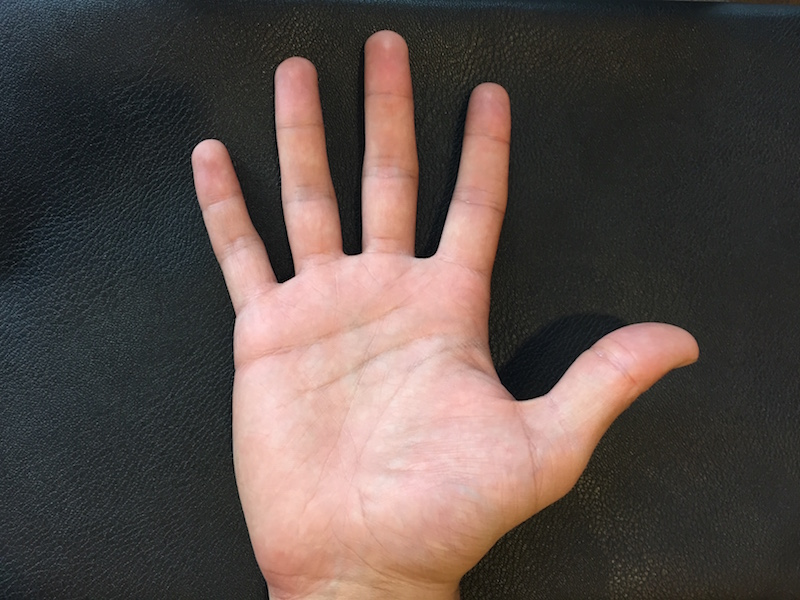
#> input picture hand_detection/data/hand.jpg, 800 x 600 px
$ python -i handrecog.py   (imports and definitions only)   (Python 2 division)   (older library calls are emulated)
#> lines starting #> are read from the running program, lines starting #| are printed output that depends on the picture; after the words box and inside, x2 and y2 are one past the last pixel; in counts of white or black regions, pixels touching at a corner belong together
import cv2
import numpy as np
import math
import time

IMG_SCALE = 1

def findLargestContour(img):
	MIN_CONTOUR_AREA = 3000
	MAX_CONTOUR_AREA = 10000
	(contours,hierarchy) = cv2.findContours(img, cv2.RETR_LIST, cv2.CHAIN_APPROX_SIMPLE)

	# extract largest contour
	maxArea = MIN_CONTOUR_AREA
	largestContour = None
	for i in range(len(contours)):
		curContour = contours[i]
		area = cv2.contourArea(curContour)
		if(area > maxArea and area < MAX_CONTOUR_AREA):
			maxArea = area
			largestContour = curContour
	return (largestContour, maxArea)


def calculateTilt(m11, m20, m02):
	diff = m20 - m02
	if diff == 0:
		if m11 == 0:
			return 0
		elif m11 > 0:
			return 45
		else: # m11 < 0
			return -45

	theta = 0.5 * math.atan2(2*m11, diff)
	tilt = round(math.degrees(theta))

	if diff > 0 and m11 == 0:
		return 0
	elif diff < 0 and m11 == 0:
		return -90
	elif diff > 0 and m11 > 0: # 0 to 45 degrees
		return tilt
	elif diff > 0 and m11 < 0: # -45 to 0 degrees
		return 180+tilt # change to counter-clockwise angle
	elif diff < 0 and m11 > 0: # 45 to 90
		return tilt
	elif diff < 0 and m11 < 0: # -90 to -45
		return 180 + tilt # change to counter-clockwise angle

		print "Error in calculating spatial moments angle"
	return 0

# find COM and angle of hand contour
def extractContourInfo(contour, scale):
	moments = cv2.moments(contour, 1)
	m00 = moments['m00']
	m10 = moments['m10']
	m01 = moments['m01']

	center = None
	if m00 != 0:
		xCenter = round(m10/m00)*scale
		yCenter = round(m01/m00)*scale
		center = (int(xCenter),int(yCenter))

	m11 = moments['m11']
	m20 = moments['m20']
	m02 = moments['m02']
	axisAngle = calculateTilt(m11, m20, m02)

	return (center, axisAngle)

# returns of a list of the finger defects from the hand contour.
def findFingertips(contour, scale):
	convexHull = cv2.convexHull(contour, returnPoints = False)
	defects = cv2.convexityDefects(contour, convexHull)
	count_defects = 0
	fingerTips = []
	fingerFolds = []
	for i in range(defects.shape[0]):
		s,e,f,d = defects[i,0]
		start = tuple(contour[s][0])
		end = tuple(contour[e][0])
		far = tuple(contour[f][0])
		a = math.sqrt((end[0] - start[0])**2 + (end[1] - start[1])**2)
		b = math.sqrt((far[0] - start[0])**2 + (far[1] - start[1])**2)
		c = math.sqrt((end[0] - far[0])**2 + (end[1] - far[1])**2)
		angle = math.acos((b**2 + c**2 - a**2)/(2*b*c)) * 57
		if angle <= 90:
			fingerTips.append((start,end))
			fingerFolds.append(far)
	return fingerTips, fingerFolds

# Returns the location of the end of the thumb from a hand contour.
def findThumb(fingerTips, fingerFolds):
	maxFingerDepth = -1
	maxFingerDepth_finger = None
	for i in xrange(len(fingerTips)):
		start = fingerTips[i][0]
		end = fingerTips[i][1]
		depth = fingerFolds[i]
		distToStart = np.linalg.norm(np.subtract(start, depth))
		distToEnd = np.linalg.norm(np.subtract(end, depth))
		if distToStart > maxFingerDepth or distToEnd > maxFingerDepth:
			# Whichever defect has the longest depth has the thumb,
			# but the thumb is the shorter of the two depths
			# (the longer depth would be the index finger)
			if distToStart > distToEnd:
				maxFingerDepth_finger = fingerTips[i][1]
				maxFingerDepth = distToStart
			else:
				maxFingerDepth_finger = fingerTips[i][0]
				maxFingerDepth = distToEnd
	return (maxFingerDepth_finger)

# Determine if hand is facing up or down.
# collects the "mean" of the finger defects, and checks if it is
#		above or below the center of the hand.
def isHandUp(fingerTips, center):
	# collect the mean of the finger fold points
	numFingerFolds = len(fingerTips)
	sum = (0.0,0.0)
	for (start,end) in fingerTips:
		sum = np.add(sum, start)
	meanFingerFold = (sum[0] / numFingerFolds, sum[1] / numFingerFolds)

	# hand is upright if the mean fingerfold is
	# above the center of the hand
	return meanFingerFold[1] < center[1]


# DETECT_HAND main hand detection function.
def detect_hand(img, debug=False):
	# Get image dimensions.
	HEIGHT, WIDTH, _ = img.shape
	# [5 lines of commented-out code are left out]

	if debug:
		cv2.imshow('img', img)
		cv2.waitKey(0)

	# Add initial contrast to img.
	#mul = cv2.multiply(img, np.array(2.0))
	mul = img
	# Convert to HSV and blur.
	#gray = cv2.cvtColor(mul, cv2.COLOR_BGR2GRAY)
	gray = cv2.cvtColor(mul, cv2.COLOR_BGR2HSV)
	#blur = cv2.GaussianBlur(gray, (10,10),0)
	blur = gray

	if debug:
		cv2.imshow('img', blur)
		cv2.waitKey(0)

	# lower_thresh = np.array([0, 40, 60])
	# upper_thresh = np.array([20, 150, 255])
	lower_thresh = np.array([0, 70, 0])
	upper_thresh = np.array([30, 171, 255])
	#lower_thresh1 = np.array([0, 0, 0])
	#upper_thresh1 = np.array([100, 100, 100])

	mask = cv2.inRange(blur, lower_thresh, upper_thresh)
	#_, mask = cv2.threshold(blur, 127, 255, cv2.THRESH_BINARY+cv2.THRESH_OTSU)
	if debug:
		cv2.imshow('img', mask)
		cv2.waitKey(0)
	#mask1 = cv2.inRange(blur, lower_thresh1, upper_thresh1)

	# remove noise
	#kernel = np.ones((5,5),np.uint8)
	kernel = np.ones((5,5),np.uint8)
	hand_img = cv2.morphologyEx(mask, cv2.MORPH_OPEN, kernel)


	(contour, contour_area) = findLargestContour(hand_img)
	print "contour area: ", contour_area
	if contour is None:
		warning = "Unable to find hand. Try moving your hand further away, or moving to a clean surface."
		return warning

	hull = cv2.convexHull(contour)

	print "hull length: %s" % len(hull)

	# find COG and angle of hand contour
	(center, axisAngle) = extractContourInfo(contour, IMG_SCALE)
	print "(center, axisAngle) = ", center, axisAngle

	if debug:
		# draw contour and convex hull
		drawing = np.zeros(img.shape, np.uint8)
		cv2.circle(drawing, center, 10, (255,255,255), -1)
		cv2.drawContours(drawing, [contour],0,(0,255,0),2)
		cv2.drawContours(drawing, [hull],0,(0,0,255),2)
		cv2.circle(img,center,5,[0,0,255],-1)
		(x,y),(MA,ma),angle = cv2.fitEllipse(contour)
		print "angle = %f" % angle


	fingerTips, fingerFolds = findFingertips(contour, IMG_SCALE)

	# [7 lines of commented-out code are left out]

	thumbPt = findThumb(fingerTips, fingerFolds)
	if thumbPt:
		if debug:
			cv2.circle(drawing,thumbPt,15,[255,0,0],-1)
			# [4 lines of commented-out code are left out]
			cv2.imshow('img', drawing)
			cv2.waitKey(0)
		distCenterToThumb = np.linalg.norm(np.subtract(thumbPt, center))
		print "thumb dist: ", distCenterToThumb
		#if distCenterToThumb < 85 or 250 < distCenterToThumb:
			#warning = "invalid thumb location"
			#return warning
		handUp = isHandUp(fingerTips, center)
		if handUp:
			if thumbPt[0] < center[0]:
				print "HAND UP, THUMB ON LEFT => PALM DOWN"
				return "Left hand detected. Use your right hand instead."
			else:
				# SUCCESS
				print "HAND UP, THUMB ON RIGHT => PALM UP"
				return None
		else:
			if thumbPt[0] < center[0]:
				print "HAND DOWN, THUMB ON LEFT => PALM UP"
				return "Hand is upside-down. Hand should be face up, palm up."
			else:
				print "HAND DOWN, THUMB ON RIGHT => PALM DOWN"
				return "Hand is upside-down. Hand should be face up, palm up."
		return None # sucess, no error message
	else: # no thumb found
		warning = "no thumb found"
		return warning

>>> import cv2
>>> picture = cv2.imread('data/hand.jpg')
#> picture is the input picture: shape (600, 800, 3); mean B, G, R 73.4, 77.7, 90.4
>>> result = detect_hand(picture)
#> in detect_hand, `gray = cv2.cvtColor(mul, cv2.COLOR_BGR2HSV)`: gray: shape (600, 800, 3); mean H, S, V 47.2, 50.2, 93.5
#> in detect_hand, `mask = cv2.inRange(blur, lower_thresh, upper_thresh)`:
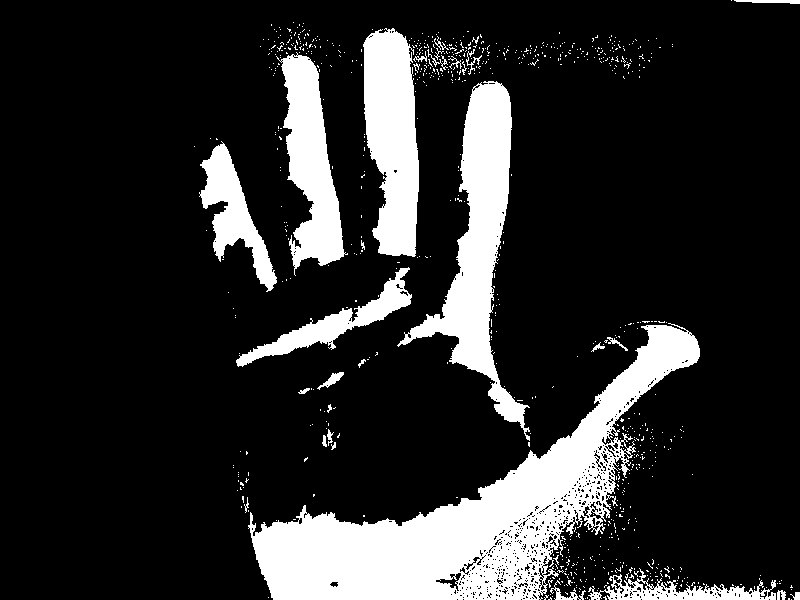
#> mask: shape (600, 800); 16.9% white; 809 white regions (778 under 20 px), largest, box (x1, y1, x2, y2) and area: (248, 323, 700, 600) 36756, (397, 81, 530, 441) 13577, (363, 28, 419, 257) 9696
#> in detect_hand, `hand_img = cv2.morphologyEx(mask, cv2.MORPH_OPEN, kernel)`:
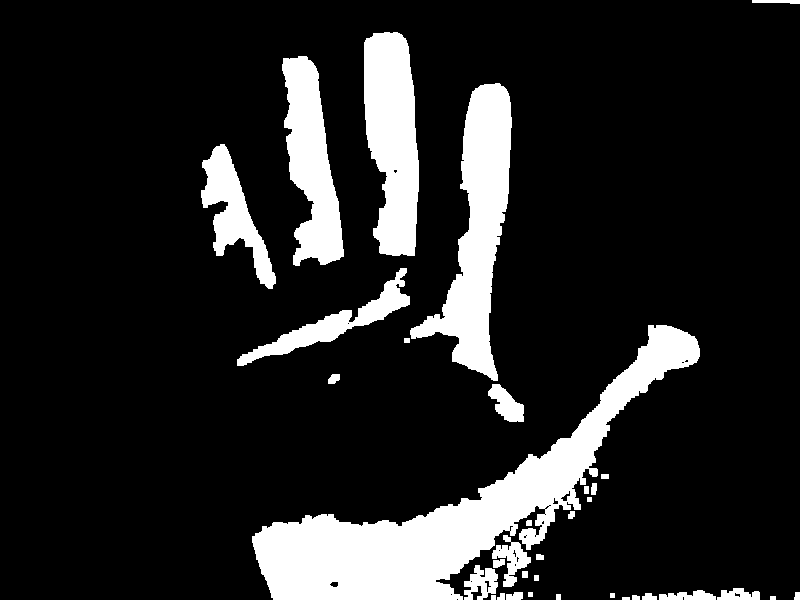
#> hand_img: shape (600, 800); 14.7% white; 35 white regions
#> in findLargestContour, `(contours,hierarchy) = cv2.findContours(img, cv2.RETR_LIST, cv2.CHAIN_..`: contours = 58 contours, 25 with area under 20; largest, box (x1, y1, x2, y2) and area: (252, 325, 700, 600) 28446, (410, 83, 512, 381) 11981, (364, 32, 419, 256) 9277, (282, 56, 344, 266) 7286, (201, 144, 276, 289) 3874
#> the loop in findLargestContour, `for i in range(len(contours)):` made 58 passes
#> (area, maxArea) on passes 52, 54, 56, 57: (3133, 3133), (3873.5, 3873.5), (7285.5, 7285.5), (9277, 9277)
#> area on passes 3, 8, 10, 11, 13, 14: 25.5, 61, 30.5, 30.5, 92, 318.5
#> after the loop in findLargestContour, `for i in range(len(contours)):`: largestContour = contour of 138 points, box (x1, y1, x2, y2) (364, 32, 419, 256), area 9277; maxArea = 9277
#> in detect_hand, `(contour, contour_area) = findLargestContour(hand_img)`: contour has the same summary as largestContour in findLargestContour
#| contour area:  9277.0
#> in detect_hand, `hull = cv2.convexHull(contour)`: hull = contour of 22 points, box (x1, y1, x2, y2) (364, 32, 419, 256), area 10374
#| hull length: 22
#> in extractContourInfo, `moments = cv2.moments(contour, 1)`: moments = moments, m00 9277, centre m10/m00, m01/m00 = (392.4, 138)
#> in extractContourInfo, `m00 = moments['m00']`: m00 = 9277
#> in extractContourInfo, `m10 = moments['m10']`: m10 = 3640323.7
#> in extractContourInfo, `m01 = moments['m01']`: m01 = 1280374.8
#> in extractContourInfo, `xCenter = round(m10/m00)*scale`: xCenter = 392
#> in extractContourInfo, `yCenter = round(m01/m00)*scale`: yCenter = 138
#> in extractContourInfo, `center = (int(xCenter),int(yCenter))`: center = (392, 138)
#> in extractContourInfo, `m11 = moments['m11']`: m11 = 504938832.1
#> in extractContourInfo, `m20 = moments['m20']`: m20 = 1.43e+09
#> in extractContourInfo, `m02 = moments['m02']`: m02 = 212516554
#> in calculateTilt, `diff = m20 - m02`: diff = 1.22e+09
#> in calculateTilt, `theta = 0.5 * math.atan2(2*m11, diff)`: theta = 0.346
#> in calculateTilt, `tilt = round(math.degrees(theta))`: tilt = 20
#> in detect_hand, `(center, axisAngle) = extractContourInfo(contour, IMG_SCALE)`: center = (392, 138); axisAngle = 20
#| (center, axisAngle) =  (392, 138) 20
#> in findFingertips, `convexHull = cv2.convexHull(contour, returnPoints = False)`: convexHull = 22 values, max 133 at index 0, min 0 at index 21, mean 72.41
#> in findFingertips, `defects = cv2.convexityDefects(contour, convexHull)`: defects = 19 rows, first 6: [133, 0, 135, 256], [0, 2, 1, 232], [2, 7, 4, 536], [7, 11, 8, 114], [12, 14, 13, 240], [14, 16, 15, 238]
#> the loop in findFingertips, `for i in range(defects.shape[0]):` made 19 passes
#> (s, e, f, d, start, end, far, a) on passes 1 to 11: (133, 0, 135, 256, (397, 32), (384, 32), (392, 33), 13), (0, 2, 1, 232, (384, 32), (373, 33), (383, 33), 11.05), (2, 7, 4, 536, (373, 33), (366, 38), (371, 37), 8.6), (7, 11, 8, 114, (366, 38), (364, 42), (366, 39), 4.47), (12, 14, 13, 240, (364, 103), (365, 119), (365, 104), 16.03), (14, 16, 15, 238, (365, 119), (366, 134), (366, 120), 15.03), (16, 67, 41, 4620, (366, 134), (373, 235), (387, 176), 101.2), (67, 78, 75, 1093, (373, 235), (379, 252), (380, 242), 18.03), (79, 83, 80, 210, (380, 253), (392, 255), (385, 253), 12.17), (83, 90, 85, 512, (392, 255), (414, 255), (401, 253), 22), (90, 92, 91, 226, (414, 255), (415, 246), (414, 247), 9.06)
#> after the loop in findFingertips, `for i in range(defects.shape[0]):`: fingerFolds = []
#> after the loop in findThumb, `for i in xrange(len(fingerTips)):`: maxFingerDepth = -1
#> result = 'no thumb found'
